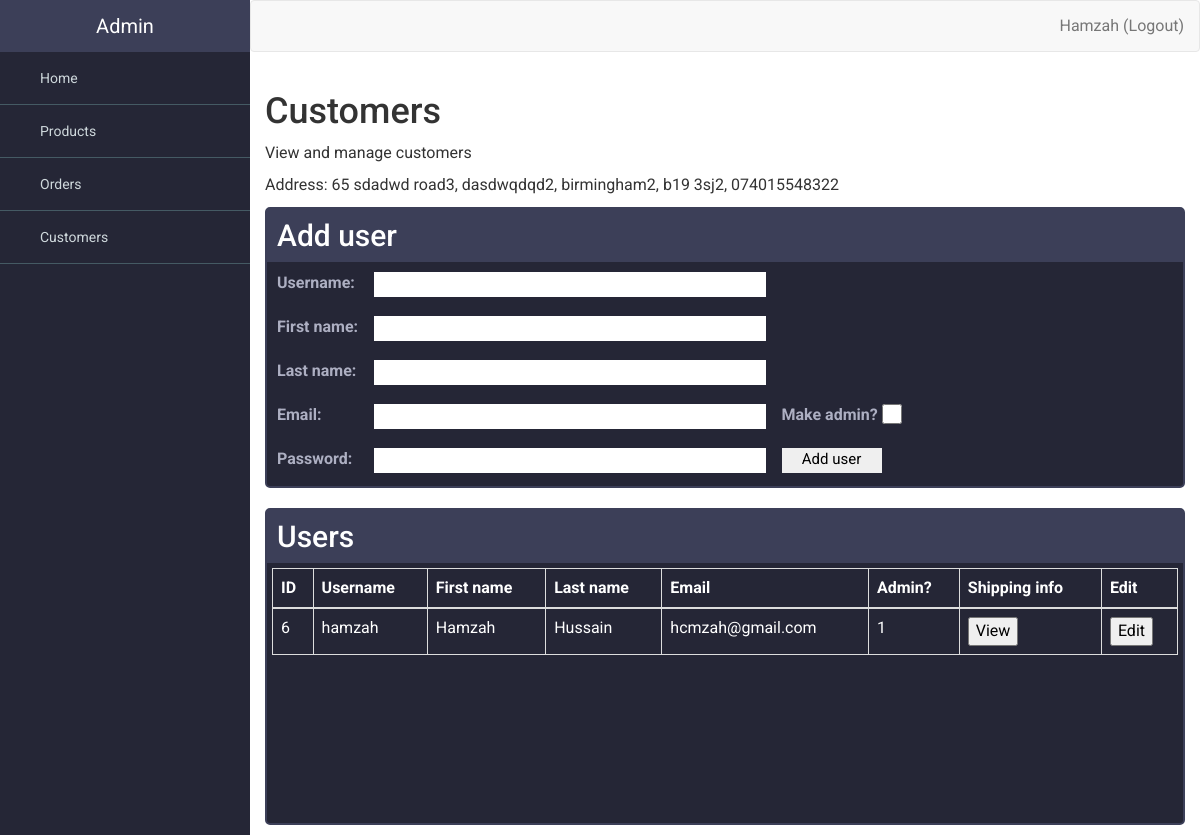
The app's page /AstonJewellerss/admin.php?page=customers&view=6 (signed in) with its own data.
### tables this page shows
CREATE TABLE `user_address` (
  `id` int(11) NOT NULL,
  `user_id` int(11) NOT NULL,
  `address_line1` varchar(255) NOT NULL,
  `address_line2` varchar(255) NOT NULL,
  `city` varchar(255) NOT NULL,
  `postcode` varchar(255) NOT NULL,
  `mobile` varchar(255) NOT NULL
);

CREATE TABLE `users` (
  `id` int(11) NOT NULL,
  `username` varchar(30) NOT NULL,
  `admin` tinyint(1) NOT NULL,
  `email` varchar(255) NOT NULL,
  `password` varchar(255) NOT NULL,
  `join_date` date NOT NULL,
  `fname` varchar(255) NOT NULL,
  `lname` varchar(255) NOT NULL
);

### AstonJewellerss/admin-pages/customers.php (the view, shortened to what this page needs)
<?php
$conn = getDb();
$stat = $conn->prepare("SELECT id, username, admin, email, fname, lname FROM users");
$stat->execute();
$result = $stat->fetchAll(PDO::FETCH_ASSOC);
echo '
<h1>Customers</h1>
<p>View and manage customers</p>';
if (isset($_GET['view'])) {
    $add = $conn->prepare("SELECT * FROM user_address WHERE user_id=:id");
    $add->execute(['id' => $_GET['view']]);
    $addresult = $add->fetch(PDO::FETCH_ASSOC);
    echo "Address: ";
    echo $addresult['address_line1'] . ", ";
    echo $addresult['address_line2'] . ", ";
    echo $addresult['city'] . ", ";
    echo $addresult['postcode'] . ", ";
    echo $addresult['mobile'];
}
if (!isset($_GET['edit'])) {
echo '
<div class="add-customer">
    <ul class="flex cards">
        <li>
            <h2>Add user</h2>
            <form class="add-product-form" action="admin.php?page=customers" method="post" enctype="multipart/form-data">
                <label for="username">Username:</label>
                <input type="text" name="username" id="username" required>
                <label for="fname">First name:</label>
                <input type="text" name="fname" id="fname" required>
                <label for="lname">Last name:</label>
                <input type="text" name="lname" id="lname" required>
                <label for="email" id="email">Email:</label>
                <input type="email" name="email" id="email" required>
                <label for="pass" id="pass">Password:</label>
                <input type="password" name="pass" id="pass" required>
                <label for="admin" id="admin">Make admin?</label>
                <input type="checkbox" id="admin-chk" name="admin-chk" value="admin">
                <button id="submit-user-form" name="submit-user-form">Add user</button>
            </form>
        </li>
    </ul>
</div>
<div class="customer-table">
    <ul class="flex cards">
    <li>
        <h2>Users</h2>
        <div id="table-wrapper">
            <div id="table-scroll">
                <table id="existing-products" class="table table-bordered">
                <thead>
                    <tr>
                        <th>ID</th>
                        <th>Username</th>
                        <th>First name</th>
                        <th>Last name</th>
                        <th>Email</th>
                        <th>Admin?</th>
                        <th>Shipping info</th>
                        <th>Edit</th>
                    </tr>
                </thead>
                <tbody> '?>
                    <?php foreach ($result as $row) { ?>
                    <tr id="<?php echo $row["id"]; ?>">
                    <td><?php echo $row["id"]; ?></td>
                    <td><?php echo $row["username"]; ?></td>
                    <td><?php echo $row["fname"]; ?></td>
                    <td><?php echo $row["lname"]; ?></td>
                    <td><?php echo $row["email"]; ?></td>
                    <td><?php echo $row["admin"]; ?></td>
                    <td><button id="view" onclick="location.href='admin.php?page=customers&view=<?php echo $row["id"];?>'" type="button">View</button></td>
                    <td><button id="edit" onclick="location.href='admin.php?page=customers&edit=<?php echo $row["id"];?>'" type="button">Edit</button></td>
                    </tr>
                    <?php } echo '
                </tbody>
            </table>
        </div>
    </div>
    </li>
    </ul>
</div>
'; } elseif (isset($_GET['edit'])) {
    $user = $conn->prepare("SELECT id, username, admin, email, fname, lname FROM users WHERE id=:id");
    $user->execute(['id' => $_GET['edit']]);
    $userresult = $user->fetch(PDO::FETCH_ASSOC);
    $add = $conn->prepare("SELECT * FROM user_address WHERE user_id=:id");
    $add->execute(['id' => $_GET['edit']]);
    $addresult = $add->fetch(PDO::FETCH_ASSOC);
            echo "
             <label for=\"username\">Username:</label>
             <input type=\"text\" value=\"" . $userresult["username"] ."\" name=\"username\" id=\"username\" required>
             <label for=\"fname\">First name:</label>
             <input type=\"text\" value=\"" . $userresult["fname"] ."\" name=\"fname\" id=\"fname\" required>
             <label for=\"lname\">Last name:</label>
             <input type=\"text\" value=\"" . $userresult["lname"] ."\" name=\"lname\" id=\"lname\" required>
             <label for=\"email\" id=\"email\">Email:</label>
             <input type=\"text\" value=\"" . $userresult["email"] ."\" name=\"email\" id=\"email\" required>
             <label for=\"admin\" id=\"admin\" style=\"grid-row: 3\">Make admin?</label>
             <input type=\"checkbox\" id=\"admin-chk\" name=\"admin-chk\" value=\"admin\" style=\"grid-row: 3\">
             <button id=\"submit-user-form\" name=\"submit-user-form\" style=\"grid-row: 4\">Edit user</button>
       </form>
     </li>
     </ul>
     <ul class=\"flex cards\">
     <li>
     <h2>Edit address</h2>
     <form class=\"edit-product-form\" action=\"#\" method=\"post\" enctype=\"multipart/form-data\">
          <label for=\"add1\">Address line 1:</label>
          <input type=\"text\" value=\"" . $addresult["address_line1"] ."\" name=\"add1\" id=\"add1\" required>
          <label for=\"fname\">Address line 2:</label>
          <input type=\"text\" value=\"" . $addresult["address_line2"] ."\" name=\"add2\" id=\"add2\" required>
          <label for=\"city\">City:</label>
          <input type=\"text\" value=\"" . $addresult["city"] ."\" name=\"city\" id=\"city\" required>
          <label for=\"postcode\" id=\"postcode\">Postcode:</label>
          <input type=\"text\" value=\"" . $addresult["postcode"] ."\" name=\"postcode\" id=\"postcode\" required>
          <label for=\"mobile\" id=\"mobile\">Mobile:</label>
          <input type=\"text\" value=\"" . $addresult["mobile"] ."\" name=\"mobile\" id=\"mobile\" required>
          <button id=\"edit-user-form\" name=\"edit-user-form\" style=\"grid-row: 5; width: 100px;\">Edit address</button>
    </form>
    </li>
    </ul>
"; } ?>

### AstonJewellerss/css/admin.css (style rules this page uses)
body { overflow-x: hidden; font-family: 'Roboto', sans-serif; font-size: 16px; }
.cards { list-style: none; margin: 0; padding: 0; }
.cards li { border: 2px solid rgb(60, 63, 88); border-radius:5px; background-color: rgb(37, 38, 54); color: #fff; flex: 1 1 200px; }
.cards h2 { background-color: rgb(60, 63, 88); margin: 0; padding: 10px; }
.flex { display: flex; flex-wrap: wrap; margin: 0 -10px; }
.flex li { flex: 1 1 200px; margin: 10px; }
.add-product-form, .edit-product-form { margin: 10px; color:rgb(173, 175, 194); display: grid; grid-template-columns: auto 1fr 1fr; grid-auto-flow: row dense; grid-gap: 1em; margin: 10px; }
.add-product-form > label, .edit-product-form > label { grid-column: 1; grid-row: auto; }
.add-product-form > input, .add-product-form > button, .add-product-form > select, .edit-product-form > input, .edit-product-form > button, .edit-product-form > select { grid-column: 2; grid-row: auto; color: black; border: none; height: 25px; font-size: 15px; }
.add-product-form > button, .edit-product-form > button { grid-column: 3; grid-row: 5; }
#admin { grid-column: 3; grid-row: 4; }
#admin-chk { grid-column: 3; grid-row: 4; margin: 0px 0px; width: 220px; height: 20px; }
#submit-user-form { width: 100px; grid-row: 5; }
#table-wrapper { position:relative; }
#table-scroll { height:250px; overflow:auto; margin: 5px; }
#edit, #view { color: black; }

### records on screen
user_address: address_line1 "65 sdadwd road3", address_line2 "dasdwqdqd2", city "birmingham2", postcode "b19 3sj2", mobile "074015548322"
users: id "6", username "hamzah", fname "Hamzah", lname "Hussain", email "hcmzah@gmail.com", admin "1"

### other values on screen
$_SESSION['fname'] "Hamzah"
